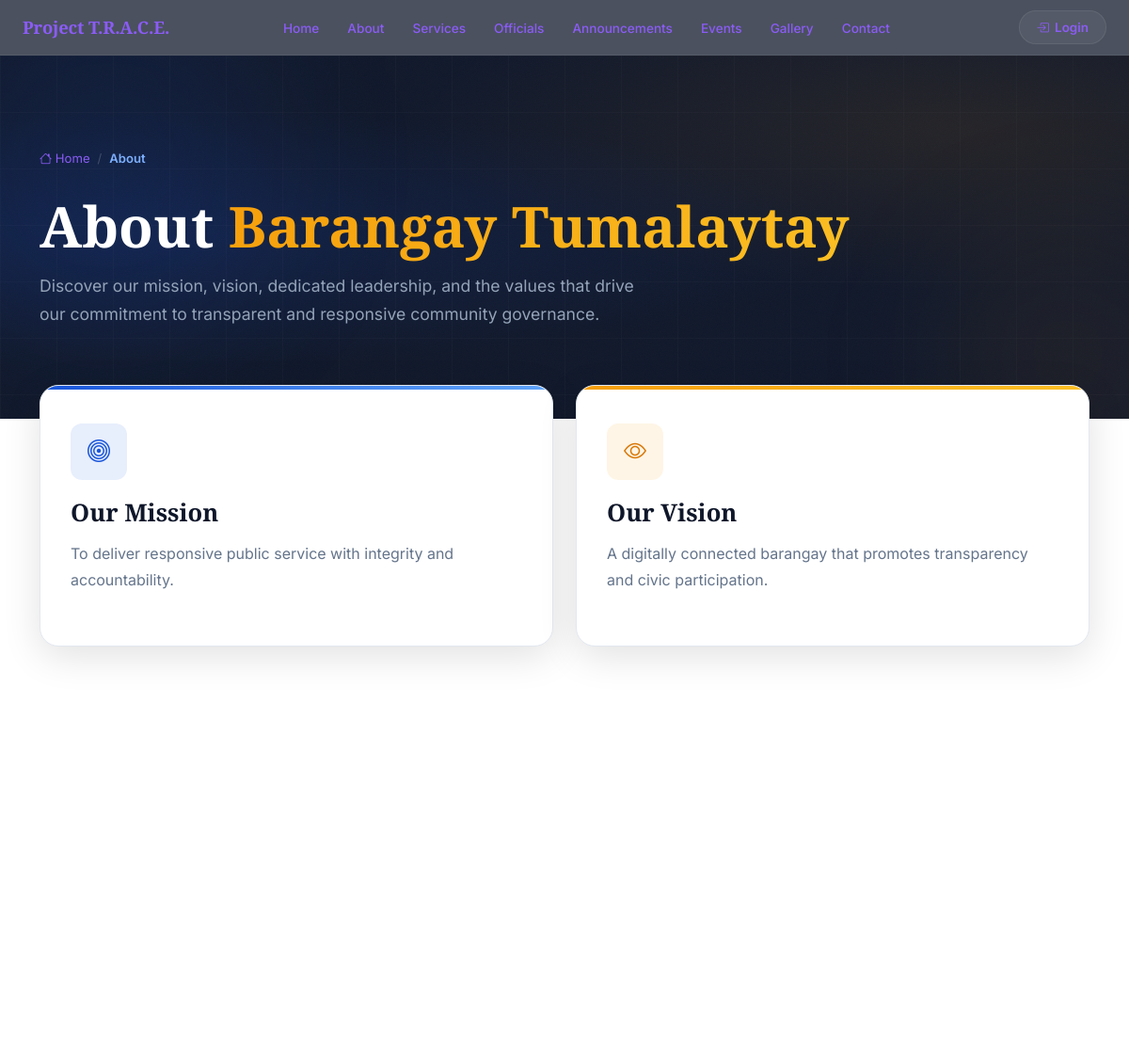
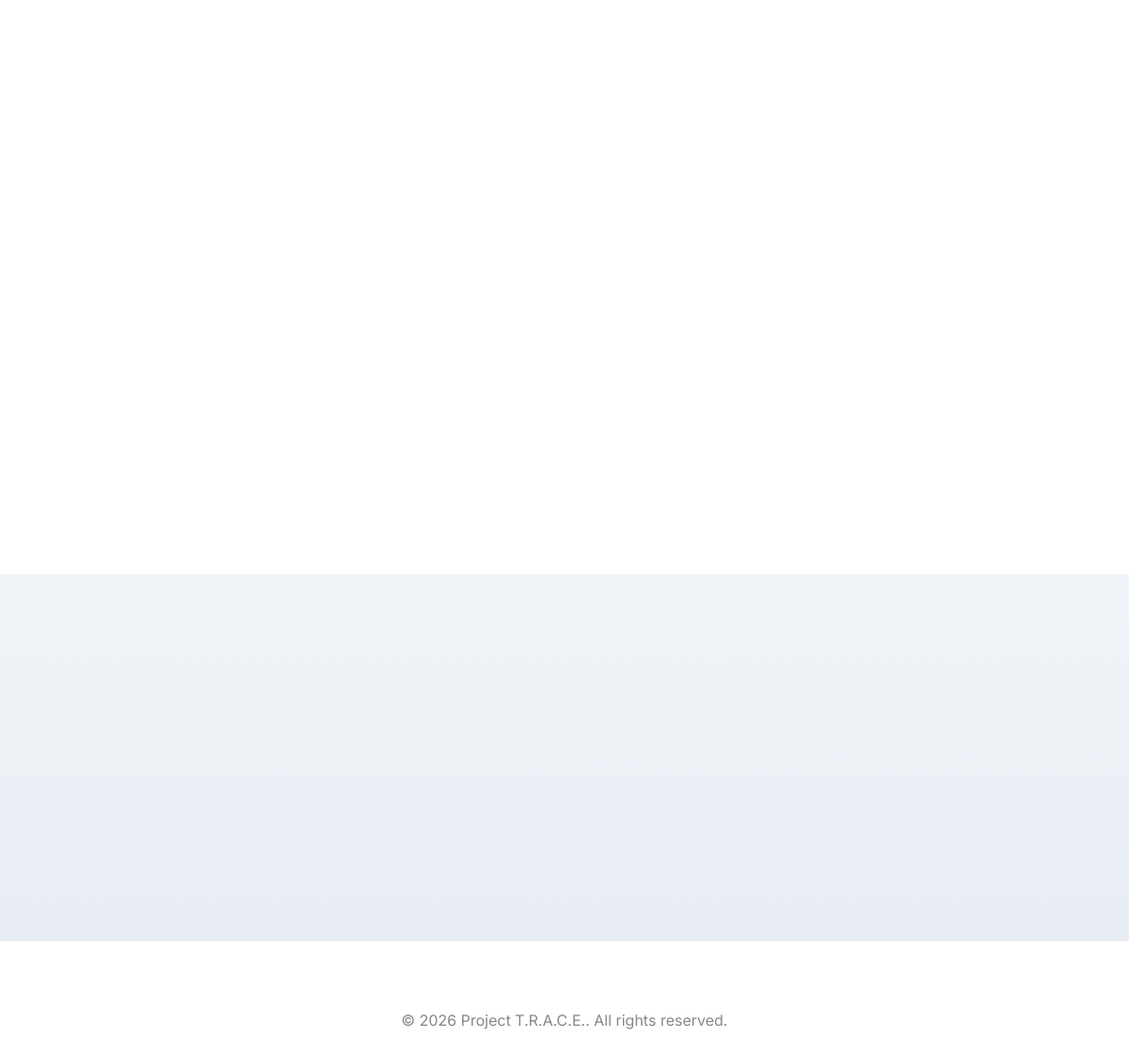
The app's page /landing/about.php with its own data (2 pictures, top to bottom).
### tables this page shows
CREATE TABLE IF NOT EXISTS settings (
    id INT AUTO_INCREMENT PRIMARY KEY,
    key_name VARCHAR(100) NOT NULL UNIQUE,
    key_value TEXT NULL,
    created_at TIMESTAMP DEFAULT CURRENT_TIMESTAMP
);

CREATE TABLE IF NOT EXISTS landing_content (
    id INT AUTO_INCREMENT PRIMARY KEY,
    section_name VARCHAR(100) NOT NULL UNIQUE,
    content TEXT NULL,
    updated_at TIMESTAMP DEFAULT CURRENT_TIMESTAMP ON UPDATE CURRENT_TIMESTAMP
);

### includes/functions.php (called while the page is built, shortened)
<?php
function e(mixed $value): string {
    return htmlspecialchars((string) $value, ENT_QUOTES, 'UTF-8');
}
function getLandingContent(string $section, string $default = ''): string {
    try {
        $pdo = getDbConnection();
        $stmt = $pdo->prepare('SELECT content FROM landing_content WHERE section_name = ? LIMIT 1');
        $stmt->execute([$section]);
        $row = $stmt->fetch();
        return $row['content'] ?? $default;
    } catch (Throwable $e) {
        return $default;
    }
}
function getSetting(string $key, string $default = ''): string {
    try {
        $pdo = getDbConnection();
        $stmt = $pdo->prepare('SELECT key_value FROM settings WHERE key_name = ? LIMIT 1');
        $stmt->execute([$key]);
        $row = $stmt->fetch();
        return $row['key_value'] ?? $default;
    } catch (Throwable $e) {
        return $default;
    }
}
?>

### landing/about.php (the view, shortened to what this page needs)
<?php
require_once __DIR__ . '/../includes/header.php';
require_once __DIR__ . '/../includes/navbar.php';
$mission    = getLandingContent('mission', 'To serve the community with integrity, transparency, and excellence — ensuring every resident has access to responsive governance and quality public services.');
$vision     = getLandingContent('vision', 'A progressive, self-reliant barangay built on transparency, accountability, and active public participation — where every family thrives in a safe and empowered community.');
$barangayName = getSetting('barangay_name', 'Barangay Tumalaytay');
?>
<link rel="stylesheet" href="https://cdn.jsdelivr.net/npm/bootstrap-icons@1.11.3/font/bootstrap-icons.min.css">
<section class="ab-hero">
    <div class="ab-hero-grid"></div>
    <div class="ab-floating-orb o1"></div>
    <div class="ab-floating-orb o2"></div>
    <div class="container ab-hero-content">
        <div class="ab-breadcrumb">
            <a href="<?php echo BASE_URL; ?>/index.php"><i class="bi bi-house"></i> Home</a>
            <span class="ab-sep">/</span>
            <span class="ab-current">About</span>
        </div>
        <h1 class="ab-hero-title">About <span><?php echo e($barangayName); ?></span></h1>
        <p class="ab-hero-subtitle">
            Discover our mission, vision, dedicated leadership, and the values that drive our commitment to transparent and responsive community governance.
        </p>
    </div>
</section>
<section class="ab-pillars">
    <div class="container">
        <div class="row g-4">
            <div class="col-md-6 ab-reveal">
                <div class="ab-pillar-card ab-mission">
                    <div class="ab-pillar-icon ic-mission"><i class="bi bi-bullseye"></i></div>
                    <h2>Our Mission</h2>
                    <p class="ab-pillar-text"><?php echo nl2br(e($mission)); ?></p>
                </div>
            </div>
            <div class="col-md-6 ab-reveal ab-d1">
                <div class="ab-pillar-card ab-vision">
                    <div class="ab-pillar-icon ic-vision"><i class="bi bi-eye"></i></div>
                    <h2>Our Vision</h2>
                    <p class="ab-pillar-text"><?php echo nl2br(e($vision)); ?></p>
                </div>
            </div>
        </div>
    </div>
</section>
<section class="ab-details">
    <div class="container">
        <div class="row g-4">
        </div>
    </div>
</section>
<section class="ab-values">
    <div class="container">
        <div class="row g-4">
        </div>
    </div>
</section>
<section class="ab-officials-section" id="officials">
    <div class="container">
    </div>
</section>
<?php require_once __DIR__ . '/../includes/footer.php'; ?>

### assets/css/style.css (style rules this page uses)
:root { --bgn-navy-deep: #0a1730; --bgn-navy: #0e2245; --bgn-teal: #0f3f4d; --bgn-gold: #f2b705; --bgn-gold-dim: #caa23a; --glass-bg: rgba(255, 255, 255, 0.07); --glass-bg-strong: rgba(255, 255, 255, 0.13); --glass-border: rgba(255, 255, 255, 0.16); --glass-border-strong: rgba(255, 255, 255, 0.28); --glass-blur: 18px; --glass-shadow: 0 8px 32px rgba(3, 10, 26, 0.35); --text-hi: #0f346b; --text-mid: rgba(15, 39, 77, 0.72); --text-low: rgba(22, 44, 77, 0.48); --sidebar-width: 264px; --navbar-height: 64px; --radius-lg: 18px; --radius-md: 12px; --font-display: 'Sora', 'Inter', system-ui, sans-serif; --font-body: 'Inter', system-ui, sans-serif; }
.light { --bgn-navy-deep: #ffffff; --bgn-navy: #f8f9fa; --bgn-teal: #e9ecef; --bgn-gold: #f2b705; --bgn-gold-dim: #caa23a; --glass-bg: rgba(0, 0, 0, 0.03); --glass-bg-strong: rgba(0, 0, 0, 0.06); --glass-border: rgba(0, 0, 0, 0.12); --glass-border-strong: rgba(0, 0, 0, 0.2); --glass-blur: 10px; --glass-shadow: 0 4px 16px rgba(0, 0, 0, 0.1); --text-hi: #212529; --text-mid: rgba(33, 37, 41, 0.85); --text-low: rgba(33, 37, 41, 0.6); }
html, body { font-family: var(--font-body); color: var(--text-hi); min-height: 100vh; }
body { background: radial-gradient(1100px 600px at 85% -10%, rgba(15, 63, 77, 0.15), transparent 60%), radial-gradient(900px 500px at -10% 20%, rgba(242, 183, 5, 0.08), transparent 55%), linear-gradient(160deg, var(--bgn-navy-deep) 0%, var(--bgn-navy) 55%, var(--bgn-teal) 100%); background-attachment: fixed; }
@media (prefers-color-scheme: light) { html:not(.dark) body { background: linear-gradient(180deg, #ffffff 0%, #f8f9fa 50%, #e9ecef 100%); background-attachment: fixed; } }
.light body { background: linear-gradient(180deg, #ffffff 0%, #f8f9fa 50%, #e9ecef 100%); background-attachment: fixed; }
@media (prefers-color-scheme: light) { html:not(.dark) { --bgn-navy-deep: #ffffff; --bgn-navy: #f8f9fa; --bgn-teal: #e9ecef; --bgn-gold: #f2b705; --bgn-gold-dim: #caa23a; --glass-bg: rgba(0, 0, 0, 0.03); --glass-bg-strong: rgba(0, 0, 0, 0.06); --glass-border: rgba(0, 0, 0, 0.12); --glass-border-strong: rgba(0, 0, 0, 0.2); --glass-blur: 10px; --glass-shadow: 0 4px 16px rgba(0, 0, 0, 0.1); --text-hi: #212529; --text-mid: rgba(33, 37, 41, 0.85); --text-low: rgba(33, 37, 41, 0.6); } }

### includes/navbar.php (style rules this page uses)
:root, .light { --nb-bg: rgba(255,255,255,0.80); --nb-border: rgba(0,0,0,0.08); --nb-brand: #0f172a; --nb-brand-hover: #1e293b; --nb-btn-bg: rgba(0,0,0,0.04); --nb-btn-border: rgba(0,0,0,0.08); --nb-btn-color: #64748b; --nb-btn-hover-bg: rgba(0,0,0,0.06); --nb-btn-hover-color: #0f172a; --nb-link-color: #475569; --nb-link-hover-bg: rgba(0,0,0,0.04); --nb-link-hover-color: #0f172a; --nb-link-active-bg: rgba(0,0,0,0.06); --nb-link-active-color: #0f172a; --nb-dropdown-bg: rgba(255,255,255,0.97); --nb-dropdown-border: rgba(0,0,0,0.08); --nb-dropdown-shadow: 0 20px 60px rgba(0,0,0,0.12); --nb-text-hi: #0f172a; --nb-text-mid: #475569; --nb-text-low: #94a3b8; --nb-divider: rgba(0,0,0,0.06); --nb-mobile-bg: rgba(255,255,255,0.97); }
.dark, :root { --nb-bg: rgba(15,23,42,0.75); --nb-border: rgba(255,255,255,0.06); --nb-brand: #ffffff; --nb-brand-hover: #e2e8f0; --nb-btn-bg: rgba(255,255,255,0.05); --nb-btn-border: rgba(255,255,255,0.08); --nb-btn-color: #cbd5e1; --nb-btn-hover-bg: rgba(255,255,255,0.08); --nb-btn-hover-color: #ffffff; --nb-link-color: #94a3b8; --nb-link-hover-bg: rgba(255,255,255,0.06); --nb-link-hover-color: #ffffff; --nb-link-active-bg: rgba(255,255,255,0.08); --nb-link-active-color: #ffffff; --nb-dropdown-bg: rgba(30,41,59,0.97); --nb-dropdown-border: rgba(255,255,255,0.08); --nb-dropdown-shadow: 0 20px 60px rgba(0,0,0,0.5); --nb-text-hi: #e2e8f0; --nb-text-mid: #cbd5e1; --nb-text-low: #64748b; --nb-divider: rgba(255,255,255,0.06); --nb-mobile-bg: rgba(15,23,42,0.97); }

### includes/footer.php (style rules this page uses)
html.light body { background: var(--ds-bg, #ffffff) !important; color: var(--ds-text, #1e293b) !important; }
@media (prefers-color-scheme: light) { html:not(.dark) body { background: var(--ds-bg, #ffffff) !important; color: var(--ds-text, #1e293b) !important; } }
html.light a { color: #8b5cf6 !important; }
@media (prefers-color-scheme: light) { html:not(.dark) a { color: #8b5cf6 !important; } }

### records on screen
settings: key_value "Barangay Tumalaytay"
landing_content: content "To deliver responsive public service with integrity and accountability."
landing_content: content "A digitally connected barangay that promotes transparency and civic participation."

### other values on screen
APP_NAME "Project T.R.A.C.E."
